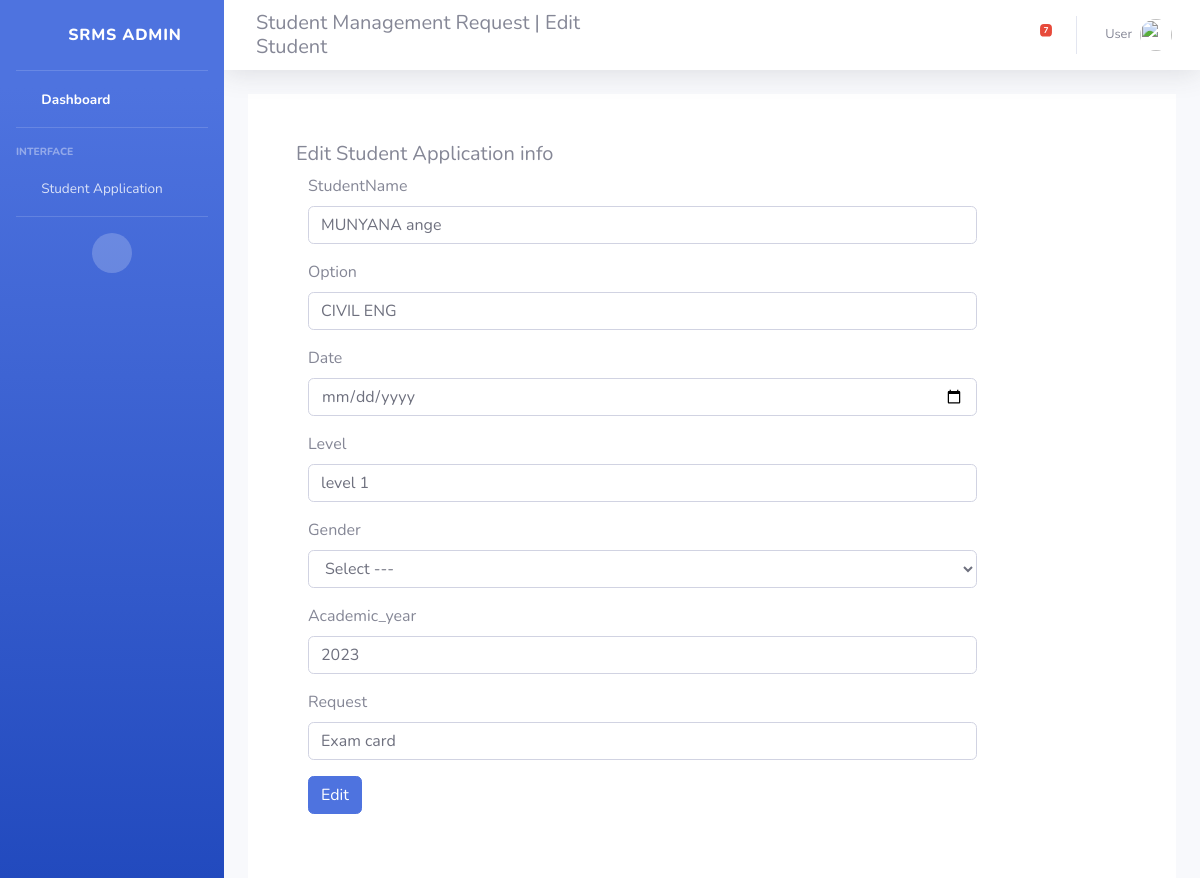
Page /edit_student/3 (signed in) on the committed database.
### simple/models.py (models this page shows, shortened)
class StudentData(models.Model):
    StudentName = models.CharField(max_length=255)
    Option = models.CharField(max_length=255)
    Date = models.DateField()
    Level = models.CharField(max_length=255)
    Academic_year = models.CharField(max_length=255,default='2023')
    Expired = models.DateField()
    Request = models.CharField(max_length=255,default="Exam card")
    Gender = models.CharField(max_length=255,default="male")

### simple/views.py (the view, shortened to what this page needs)
# urls.py: path('edit_student/<int:id>',views.edit_student,name='edit_student'),
@login_required(login_url='login')
def edit_student(request,id):
    dataedit = StudentData.objects.count()
    select = StudentData.objects.all()
    getId = StudentData.objects.get(id=id)
    return render(request,'edit_student.html',{"data":getId,"dataedit":dataedit,"data2":select})

### templates/edit_student.html (shortened to what this page needs)
{% load static %}
<!DOCTYPE html>
<html lang="en">
<head>
    <link href="{% static 'vendor/fontawesome-free/css/all.min.css' %}" rel="stylesheet" type="text/css">
    <link href="{% static 'css/sb-admin-2.min.css' %}" rel="stylesheet">
</head>
<body id="page-top">
    <div id="wrapper">
        <ul class="navbar-nav bg-gradient-primary sidebar sidebar-dark accordion" id="accordionSidebar">
            <a class="sidebar-brand d-flex align-items-center justify-content-center" href="index.html">
                <div class="sidebar-brand-icon rotate-n-15">
                    <i class="fas fa-laugh-wink"></i>
                </div>
                <div class="sidebar-brand-text mx-3">SRMS Admin</div>
            </a>
            <hr class="sidebar-divider my-0">
            <li class="nav-item active">
                <a class="nav-link" href="{% url 'dashboard' %}">
                    <i class="fas fa-fw fa-tachometer-alt"></i>
                    <span>Dashboard</span></a>
            </li>
            <hr class="sidebar-divider">
            <div class="sidebar-heading">
                Interface
            </div>
            <li class="nav-item">
                <a class="nav-link collapsed" href="#" data-toggle="collapse" data-target="#collapseTwo"
                    aria-expanded="true" aria-controls="collapseTwo">
                    <i class="fas fa-fw fa-cog"></i>
                    <span>Student Application</span>
                </a>
            </li>
            <hr class="sidebar-divider d-none d-md-block">
            <div class="text-center d-none d-md-inline">
                <button class="rounded-circle border-0" id="sidebarToggle"></button>
            </div>
        </ul>
        <div id="content-wrapper" class="d-flex flex-column">
            <div id="content">
                <nav class="navbar navbar-expand navbar-light bg-white topbar mb-4 static-top shadow">
                    <form
                    class="d-none d-sm-inline-block form-inline mr-auto ml-md-3 my-2 my-md-0 mw-100 navbar-search">
                   <p class="text-center">
                    <h5>
                    Student Management Request | Edit Student
                </h5>
                   </p>
                </form>
                    <ul class="navbar-nav ml-auto">
                        <li class="nav-item dropdown no-arrow mx-1">
                            <a class="nav-link dropdown-toggle" href="#" id="messagesDropdown" role="button"
                                data-toggle="dropdown" aria-haspopup="true" aria-expanded="false">
                                <i class="fas fa-envelope fa-fw"></i>
                                <span class="badge badge-danger badge-counter">{{dataedit}}</span>
                            </a>
                        </li>
                        <li class="nav-item dropdown no-arrow">
                            <a class="nav-link dropdown-toggle" href="#" id="userDropdown" role="button"
                                data-toggle="dropdown" aria-haspopup="true" aria-expanded="false">
                                <span class="mr-2 d-none d-lg-inline text-gray-600 small">User</span>
                                <img class="img-profile rounded-circle"
                                    src="{% static 'img/undraw_profile.svg' %}">
                            </a>
                        </li>
                    </ul>
                </nav>
            </div>
                <div class="container-fluid">
                        <div class="container-fluid bg-white p-5 ">
                        <div class="row">
                                    <div class="col-md-12">
                                        <div class="panel">
                                            <div class="panel-heading">
                                                <div class="panel-title">
                                                    <h5>Edit Student Application info</h5>
                                                </div>
                                            </div>
                                            <div class="panel-body">
                                                <form class="form-horizontal" method="post" action="{% url 'edit_student' data.id %}">
                                            <div class="form-group">
                                            <label for="default" class="col-sm-2 control-label">StudentName</label>
                                            <div class="col-sm-10">
                                            <input type="text" name="studentname" class="form-control" id="address" required="required" autocomplete="off" value="{{data.StudentName}}">
                                            </div>
                                            </div>
                                            <div class="form-group">
                                            <label for="default" class="col-sm-2 control-label">Option</label>
                                            <div class="col-sm-10">
                                            <input type="text" name="option" class="form-control" id="option" required="required" autocomplete="off" value="{{data.Option}}">
                                            </div>
                                            </div>
                                            <div class="form-group">
                                                <label for="default" class="col-sm-2 control-label">Date</label>
                                                <div class="col-sm-10">
                                                <input type="date" name="date" class="form-control" id="date" required="required" autocomplete="off" value="{{data.Date}}">
                                                </div>
                                                </div>
                                            <div class="form-group">
                                            <label for="default" class="col-sm-2 control-label">Level</label>
                                            <div class="col-sm-10">
                                            <input type="text" name="level" class="form-control" id="level" required="required" autocomplete="off" value="{{data.Level}}">
                                            </div>
                                            </div>
                                            <div class="form-group">
                                                <label for="default" class="col-sm-2 control-label">Gender</label>
                                                <div class="col-sm-10">
                                                <select name="gender" class="form-control">
                                                    <option>Select ---</option>
                                                </select>
                                                </div>
                                                </div>
                                                <div class="form-group">
                                                    <label for="default" class="col-sm-2 control-label">Academic_year</label>
                                                    <div class="col-sm-10">
                                                    <input type="text" name="academic_year" class="form-control" id="academic_year" required="required" autocomplete="off" value="{{data.Academic_year}}">
                                                    </div>
                                                    </div>
                                                <div class="form-group">
                                                    <label for="default" class="col-sm-2 control-label">Request</label>
                                                    <div class="col-sm-10">
                                                    <input type="text" name="request" class="form-control" id="request" required="required" autocomplete="off" value="{{data.Request}}">
                                                    </div>
                                                    </div>
                                                    <div class="form-group">
                                                        <div class="col-sm-offset-2 col-sm-10">
                                                            <button type="submit" name="submit" class="btn btn-primary">Edit</button>
                                                        </div>
                                                    </div>
                                                </form>
                                            </div>
                                        </div>
                                    </div>
                                </div>
                    </div>
                </div>
            </div>
        </div>
</body>
</html>

### rows in the picture
StudentData: studentname "MUNYANA ange", option "CIVIL ENG", level "level 1", academic_year "2023", request "Exam card"

### other values in the picture
{{ dataedit }} "7"
